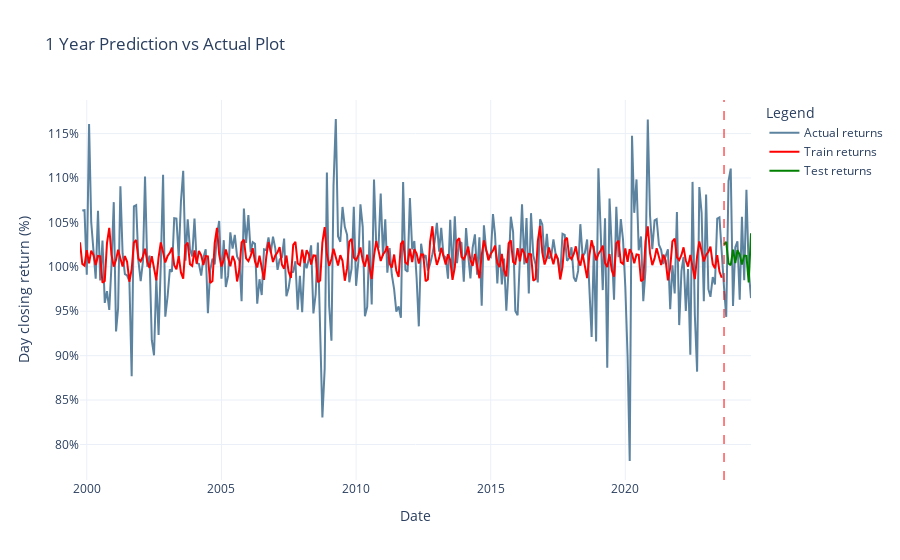

The code cell stored with this chart in its notebook:
### Code cell
forecasts = train_and_plot(dataframe=df, months=12)

### Figure 1 — Plotly figure (JSON) as saved in the notebook; plotly's stock layout.template omitted (floating-point values rounded to 4 significant figures; data arrays with more than 128 entries replaced by an {"elided": "..."} marker saying what was removed)
{"data": [{"line": {"color": "#5c839f", "width": 2}, "mode": "lines", "name": "Actual returns", "x": {"elided": "300 str values"}, "y": {"elided": "300 float values"}, "type": "scatter"}, {"line": {"color": "red", "width": 2}, "mode": "lines", "name": "Train returns", "x": {"elided": "287 str values"}, "y": {"elided": "287 float values"}, "type": "scatter"}, {"line": {"color": "green", "width": 2}, "mode": "lines", "name": "Test returns", "x": ["2023-09-01", "2023-10-01", "2023-11-01", "2023-12-01", "2024-01-01", "2024-02-01", "2024-03-01", "2024-04-01", "2024-05-01", "2024-06-01", "2024-07-01", "2024-08-01", "2024-09-01"], "y": [1.025, 1.028, 1.004, 1.002, 1.019, 1.004, 1.019, 1.014, 1.003, 1.013, 1.012, 0.9824, 1.038, 1.027, 0.9898, 0.9979, 1.026, 1.024, 1.024, 0.9946, 0.9948, 1.013, 0.9828, 0.9917], "type": "scatter"}], "layout": {"shapes": [{"line": {"color": "red", "dash": "dash", "width": 1}, "type": "line", "x0": "2023-09-01", "x1": "2023-09-01", "xref": "x", "y0": 0, "y1": 1, "yref": "y domain"}], "yaxis": {"title": {"text": "Day closing return (%)"}, "tickformat": ".0%"}, "title": {"text": "1 Year Prediction vs Actual Plot"}, "xaxis": {"title": {"text": "Date"}}, "legend": {"title": {"text": "Legend"}}}}
